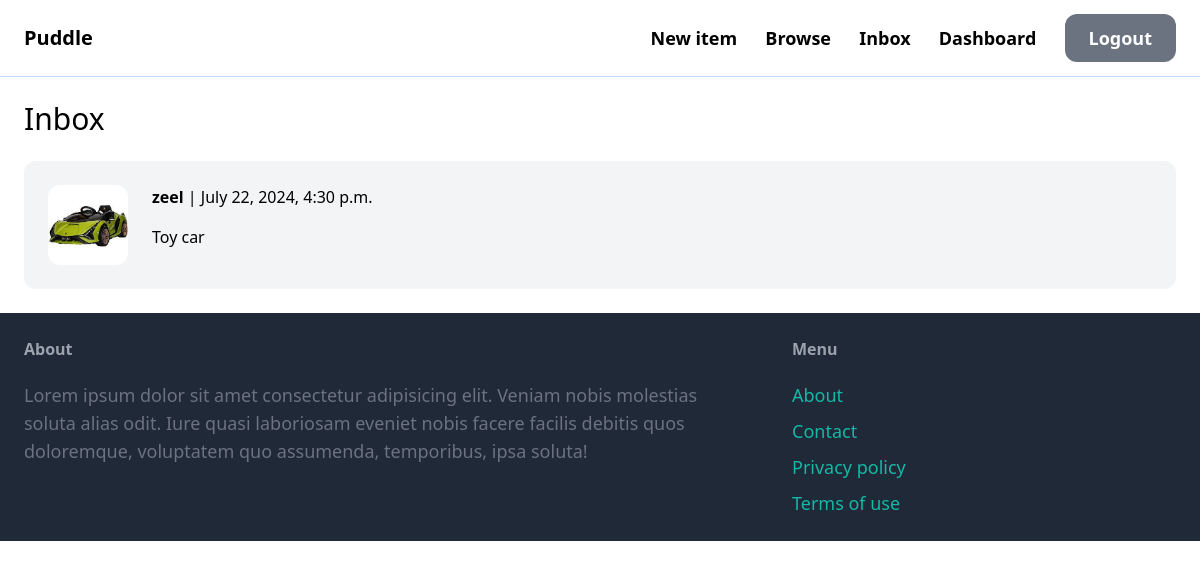
/inbox/ (signed in), run on the app's committed database.
### conversation/models.py (models this page shows)
class Conversation(models.Model):
    item=models.ForeignKey(Item,related_name='conversations',on_delete=models.CASCADE)
    members=models.ManyToManyField(User,related_name='conversations')
    created_at=models.DateTimeField(auto_now_add=True)
    modified_at=models.DateTimeField(auto_now=True)
    class Meta:
        ordering=('-modified_at',)

### item/models.py (models this page shows, shortened)
class Item(models.Model):
    category=models.ForeignKey(Category,related_name='items',on_delete=models.CASCADE)
    name=models.CharField(max_length=100)
    description=models.TextField(blank=True,null=True)
    price=models.FloatField()
    is_sold=models.BooleanField(default=False)
    created_by=models.ForeignKey(User,related_name='items',on_delete=models.CASCADE)
    created_at=models.DateTimeField(auto_now_add=True)
    image=models.ImageField(upload_to='item_images',blank=True,null=True)
    class Meta:
        ordering=('name',)

### conversation/views.py (the view)
# urls.py: path('',inbox, name='inbox'),
@login_required
def inbox(request):
    conversations = Conversation.objects.filter(members__in=[request.user.id])
    return render(request, 'conversation/inbox.html', {
        'conversations': conversations
    })

### conversation/templates/conversation/inbox.html (shortened to what this page needs)
{% extends 'core/base.html' %}
{% block content %}
<h1 class="mb-6 text-3xl">Inbox</h1>
<div class="space-y-6">
    {% for conversation in conversations %}
        <a href="{% url 'conversation:detail' conversation.id %}">
            <div class="p-6 flex bg-gray-100 rounded-xl">
                <div class="pr-6">
                    <img src="{{ conversation.item.image.url }}" class="w-20 rounded-xl">
                </div>
                <div>
                    {% for member in conversation.members.all %}
                        {% if member != request.user %}
                            <p class="mb-4"><strong>{{ member.username }}</strong> | {{ conversation.modified_at }}</p>
                            <p>{{ conversation.item.name }}</p>
                        {% endif %}
                    {% endfor %}
                </div>
            </div>
        </a>
    {% endfor %}
</div>
{% endblock %}

### data on the page
Conversation: item.image (picture), modified_at "July 22, 2024, 4:30 p.m.", item.name "Toy car"

### other printed values
{{ member.username }} "zeel"
